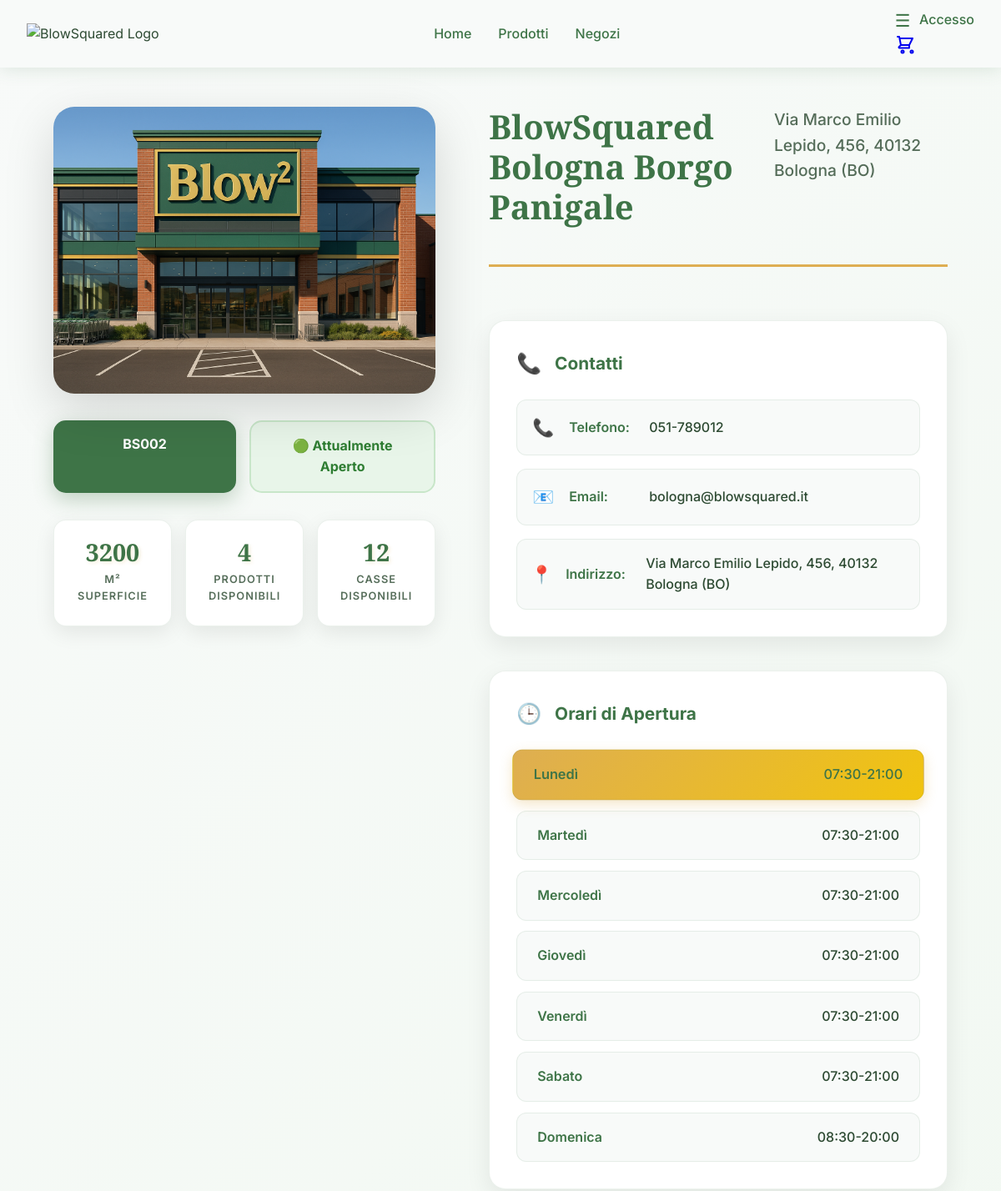
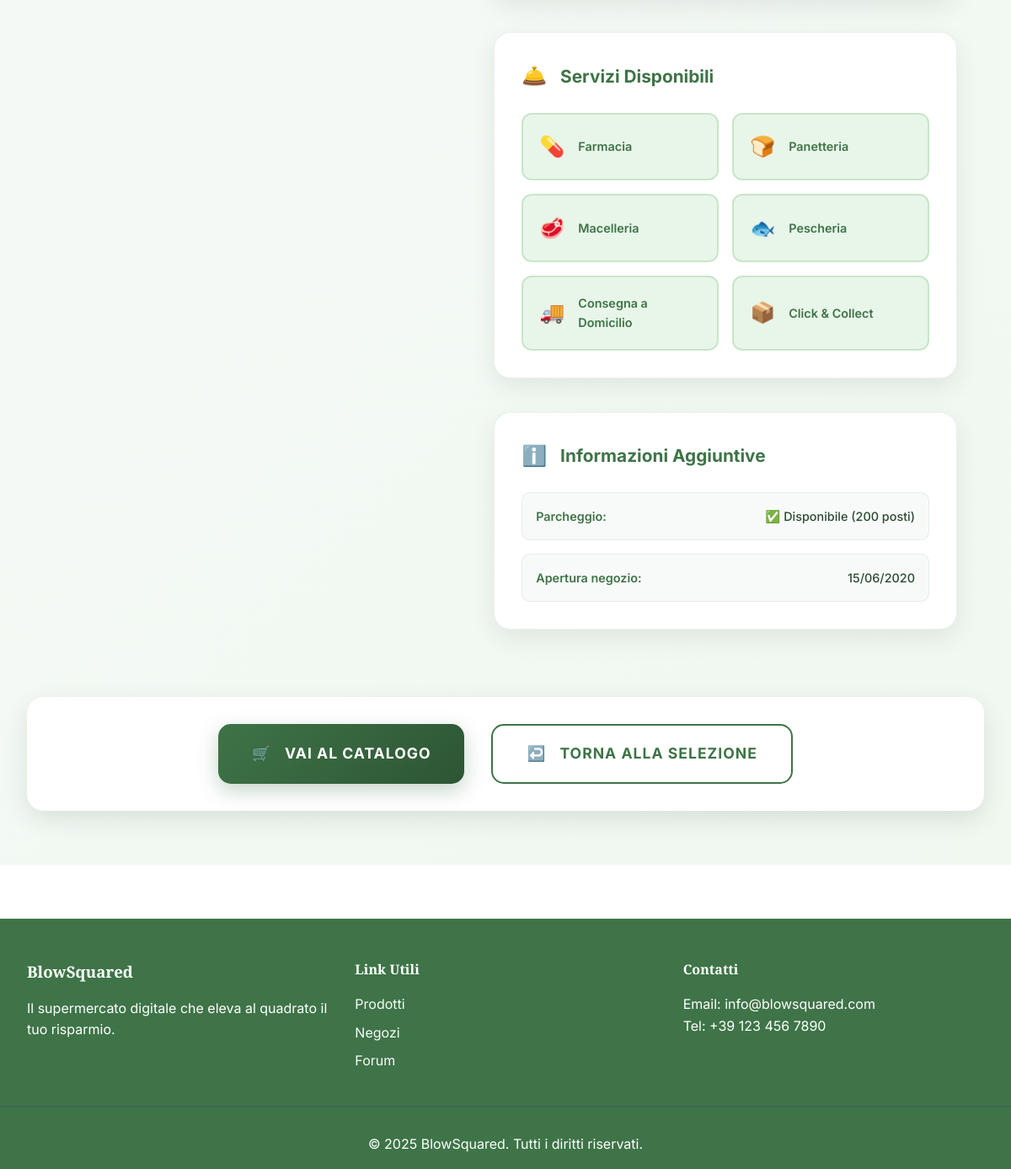
Page /negozi/2/completo/ on the committed database (2 pictures, top to bottom).
### negozi/models.py (models this page shows, shortened)
class Negozio(models.Model):
    nome = models.CharField(
        max_length=100,
        help_text="Nome del punto vendita (es: 'BlowSquared Centro', 'BlowSquared Nord')"
    )
    codice_negozio = models.CharField(
        max_length=10,
        unique=True,
        help_text="Codice identificativo univoco del negozio (es: 'BS001', 'BS002')"
    )
    indirizzo = models.CharField(
        max_length=200,
        help_text="Via e numero civico"
    )
    cap = models.CharField(
        max_length=10,
        help_text="Codice di Avviamento Postale"
    )
    citta = models.CharField(
        max_length=100,
        help_text="Città del negozio"
    )
    provincia = models.CharField(
        max_length=2,
        help_text="Sigla della provincia (es: 'MO', 'BO', 'RE')"
    )
    regione = models.CharField(
        max_length=50,
        help_text="Regione di appartenenza"
    )
    nazione = models.CharField(
        max_length=50,
        default="Italia",
        help_text="Nazione del negozio"
    )
    latitudine = models.DecimalField(
        max_digits=10,
        decimal_places=7,
        validators=[MinValueValidator(Decimal('-90')), MaxValueValidator(Decimal('90'))],
        help_text="Coordinate GPS - Latitudine (es: 44.6471700)"
    )
    longitudine = models.DecimalField(
        max_digits=10,
        decimal_places=7,
        validators=[MinValueValidator(Decimal('-180')), MaxValueValidator(Decimal('180'))],
        help_text="Coordinate GPS - Longitudine (es: 10.9251400)"
    )
    telefono = models.CharField(
        max_length=20,
        blank=True,
        null=True,
        help_text="Numero di telefono del negozio"
    )
    email = models.EmailField(
        blank=True,
        null=True,
        help_text="Email del punto vendita"
    )
    orari_apertura = models.JSONField(
        default=dict,
        blank=True,
        help_text="Orari di apertura per ogni giorno della settimana"
    )
    superficie_mq = models.PositiveIntegerField(
        null=True,
        blank=True,
        help_text="Superficie del negozio in metri quadrati"
    )
    numero_casse = models.PositiveIntegerField(
        default=1,
        help_text="Numero di casse disponibili"
    )
    parcheggio_disponibile = models.BooleanField(
        default=True,
        help_text="Indica se il negozio ha parcheggio"
    )
    posti_parcheggio = models.PositiveIntegerField(
        null=True,
        blank=True,
        help_text="Numero di posti parcheggio disponibili"
    )
    servizio_farmacia = models.BooleanField(
        default=False,
        help_text="Presenza di servizio farmacia"
    )
    servizio_panetteria = models.BooleanField(
        default=False,
        help_text="Presenza di panetteria interna"
    )
    servizio_macelleria = models.BooleanField(
        default=False,
        help_text="Presenza di banco macelleria"
    )
    servizio_pescheria = models.BooleanField(
        default=False,
        help_text="Presenza di banco pescheria"
    )
    servizio_consegna_domicilio = models.BooleanField(
        default=True,
        help_text="Disponibilità servizio consegna a domicilio"
    )
    ritiro_click_collect = models.BooleanField(
        default=True,
        help_text="Disponibilità ritiro ordini online (Click & Collect)"
    )
    direttore_nome = models.CharField(  # RINOMINATO DA 'direttore' A 'direttore_nome'
        max_length=100,
        blank=True,
        null=True,
        help_text="Nome del direttore del punto vendita (legacy field)"
    )
    data_apertura = models.DateField(
        help_text="Data di apertura del negozio"
    )
    attivo = models.BooleanField(
        default=True,
        help_text="Indica se il negozio è attualmente operativo"
    )
    data_creazione = models.DateTimeField(auto_now_add=True)
    data_modifica = models.DateTimeField(auto_now=True)
    class Meta:
        verbose_name = "Negozio"
        verbose_name_plural = "Negozi"
        ordering = ['nome', 'citta']
    @property
    def indirizzo_completo(self):
        return f"{self.indirizzo}, {self.cap} {self.citta} ({self.provincia})"

### negozi/views.py (the view)
# urls.py: path('<int:negozio_id>/completo/', views.dettaglio_completo_negozio, name='dettaglio_completo'),
def dettaglio_completo_negozio(request, negozio_id):
    negozio = get_object_or_404(Negozio, id=negozio_id, attivo=True)
    prodotti_disponibili = DisponibilitaProdotto.objects.filter(
        negozio=negozio,
        quantita_disponibile__gt=0
    ).count()
    orari_formattati = {}
    giorni_settimana = {
        'lunedi': 'Lunedì',
        'martedi': 'Martedì',
        'mercoledi': 'Mercoledì',
        'giovedi': 'Giovedì',
        'venerdi': 'Venerdì',
        'sabato': 'Sabato',
        'domenica': 'Domenica'
    }
    for giorno_key, giorno_nome in giorni_settimana.items():
        orario = negozio.orari_apertura.get(giorno_key, 'Chiuso')
        orari_formattati[giorno_nome] = orario
    import datetime
    oggi_index = datetime.date.today().weekday()
    oggi_nome = list(giorni_settimana.values())[oggi_index]
    context = {
        'negozio': negozio,
        'prodotti_disponibili': prodotti_disponibili,
        'orari_formattati': orari_formattati,
        'oggi': oggi_nome,
    }
    return render(request, 'negozi/dettaglio_completo.html', context)

### negozi/templates/negozi/dettaglio_completo.html (shortened to what this page needs)
{% extends 'base.html' %}
{% load static %}
{% block content %}
<section class="store-detail-hero">
  <div class="store-detail-container">
    <div class="store-detail-layout">
      <div class="store-image-section">
        <div class="store-main-image">
          <img src="/media/negozi/{{ negozio.codice_negozio|lower }}_store.png"
               alt="{{ negozio.nome }}"
               class="store-detail-photo"
               onerror="this.style.display='none'; this.nextElementSibling.style.display='flex';">
        </div>
        <div class="store-badges">
          <div class="store-code-badge">{{ negozio.codice_negozio }}</div>
          <div class="store-status-badge">🟢 Attualmente Aperto</div>
        </div>
        <div class="store-quick-stats">
          <div class="quick-stat">
            <span class="stat-number">{{ negozio.superficie_mq }}</span>
            <span class="stat-label">m² superficie</span>
          </div>
          <div class="quick-stat">
            <span class="stat-number">{{ prodotti_disponibili }}</span>
            <span class="stat-label">prodotti disponibili</span>
          </div>
          <div class="quick-stat">
            <span class="stat-number">{{ negozio.numero_casse }}</span>
            <span class="stat-label">casse disponibili</span>
          </div>
        </div>
      </div>
      <div class="store-info-section">
        <div class="store-header">
          <h1 class="store-title">{{ negozio.nome }}</h1>
          <p class="store-subtitle">{{ negozio.indirizzo_completo }}</p>
        </div>
        <div class="info-block">
          <h3 class="block-title">
            <span class="title-icon">📞</span>
            Contatti
          </h3>
          <div class="contact-list">
            {% if negozio.telefono %}
            <div class="contact-item">
              <span class="contact-icon">📞</span>
              <span class="contact-label">Telefono:</span>
              <a href="tel:{{ negozio.telefono }}" class="contact-value">{{ negozio.telefono }}</a>
            </div>
            {% endif %}
            {% if negozio.email %}
            <div class="contact-item">
              <span class="contact-icon">📧</span>
              <span class="contact-label">Email:</span>
              <a href="mailto:{{ negozio.email }}" class="contact-value">{{ negozio.email }}</a>
            </div>
            {% endif %}
            <div class="contact-item">
              <span class="contact-icon">📍</span>
              <span class="contact-label">Indirizzo:</span>
              <span class="contact-value">{{ negozio.indirizzo_completo }}</span>
            </div>
          </div>
        </div>
        <div class="info-block">
          <h3 class="block-title">
            <span class="title-icon">🕒</span>
            Orari di Apertura
          </h3>
          <div class="hours-list">
            {% for giorno, orario in orari_formattati.items %}
            <div class="hours-item {% if giorno == oggi %}today{% endif %}">
              <span class="day-name">{{ giorno }}</span>
              <span class="day-hours">{{ orario }}</span>
            </div>
            {% endfor %}
          </div>
        </div>
        <div class="info-block">
          <h3 class="block-title">
            <span class="title-icon">🛎️</span>
            Servizi Disponibili
          </h3>
          <div class="services-grid">
            {% if negozio.servizio_farmacia %}
            <div class="service-item available">
              <span class="service-icon">💊</span>
              <span class="service-name">Farmacia</span>
            </div>
            {% endif %}
            {% if negozio.servizio_panetteria %}
            <div class="service-item available">
              <span class="service-icon">🍞</span>
              <span class="service-name">Panetteria</span>
            </div>
            {% endif %}
            {% if negozio.servizio_macelleria %}
            <div class="service-item available">
              <span class="service-icon">🥩</span>
              <span class="service-name">Macelleria</span>
            </div>
            {% endif %}
            {% if negozio.servizio_pescheria %}
            <div class="service-item available">
              <span class="service-icon">🐟</span>
              <span class="service-name">Pescheria</span>
            </div>
            {% endif %}
            {% if negozio.servizio_consegna_domicilio %}
            <div class="service-item available">
              <span class="service-icon">🚚</span>
              <span class="service-name">Consegna a Domicilio</span>
            </div>
            {% endif %}
            {% if negozio.ritiro_click_collect %}
            <div class="service-item available">
              <span class="service-icon">📦</span>
              <span class="service-name">Click & Collect</span>
            </div>
            {% endif %}
          </div>
        </div>
        <div class="info-block">
          <h3 class="block-title">
            <span class="title-icon">ℹ️</span>
            Informazioni Aggiuntive
          </h3>
          <div class="additional-info">
            <div class="info-row">
              <span class="info-label">Parcheggio:</span>
              <span class="info-value">
                {% if negozio.parcheggio_disponibile %}
                  ✅ Disponibile ({{ negozio.posti_parcheggio }} posti)
                {% else %}
                  ❌ Non disponibile
                {% endif %}
              </span>
            </div>
            <div class="info-row">
              <span class="info-label">Apertura negozio:</span>
              <span class="info-value">{{ negozio.data_apertura|date:"d/m/Y" }}</span>
            </div>
          </div>
        </div>
      </div>
    </div>
    <div class="store-actions">
      <a href="{% url 'negozi:seleziona_preferito' negozio.id %}" class="btn-primary catalog-btn">
        <span class="btn-icon">🛒</span>
        Vai al Catalogo
      </a>
      <a href="{% url 'negozi:seleziona_negozio' %}" class="btn-secondary back-btn">
        <span class="btn-icon">↩️</span>
        Torna alla Selezione
      </a>
    </div>
  </div>
</section>
{% endblock %}
{% block extra_css %}
<link rel="stylesheet" href="{% static 'css/negozi.css' %}">
<link rel="stylesheet" href="{% static 'css/store-detail.css' %}">
{% endblock %}

### static/css/style.css (style rules this page uses)
:root { --primary-color: rgb(62, 116, 71); --secondary-color: rgb(222, 174, 82); --accent-color: rgb(45, 85, 52); --light-color: #f8faf9; --dark-color: #2d4a32; --font-primary: 'Playfair Display', serif; --font-secondary: 'Inter', sans-serif; }
* { margin: 0; padding: 0; box-sizing: border-box; }
body { font-family: var(--font-secondary); line-height: 1.6; color: var(--dark-color); }

### static/css/home.css (style rules this page uses)
.stat-number { font-family: var(--font-primary); font-size: 3rem; font-weight: 900; color: var(--secondary-color); margin-bottom: 0.5rem; text-shadow: 2px 2px 4px rgba(222, 174, 82, 0.2); transition: all 0.3s ease; display: block; }
.stat-label { color: var(--primary-color); font-weight: 600; text-transform: uppercase; letter-spacing: 1px; font-size: 0.9rem; transition: color 0.3s ease; display: block; }

### static/css/negozi.css (style rules this page uses)
.store-header { display: flex; justify-content: space-between; align-items: flex-start; margin-bottom: 1.5rem; }
.store-actions { display: flex; gap: 1rem; }
.store-detail-layout { display: grid; grid-template-columns: 1fr 1.5fr; gap: 3rem; padding: 2rem; }
.store-image-section { display: flex; flex-direction: column; gap: 1.5rem; }
.store-main-image { position: relative; border-radius: 20px; overflow: hidden; aspect-ratio: 4/3; background: linear-gradient(135deg, var(--light-color) 0%, #e8f5e8 100%); }
.store-code-badge, .store-status-badge { padding: 0.8rem 1.5rem; border-radius: 15px; font-weight: 700; text-align: center; flex: 1; }
.store-code-badge { background: var(--primary-color); color: white; font-size: 1.1rem; }
.store-status-badge { background: #e8f5e9; color: #2e7d32; font-size: 0.95rem; }
.store-info-section { display: flex; flex-direction: column; gap: 2rem; }
.info-block { background: var(--light-color); border-radius: 15px; padding: 1.5rem; border: 1px solid rgba(62, 116, 71, 0.1); }
.info-row { display: flex; justify-content: space-between; align-items: center; padding: 0.8rem; background: white; border-radius: 10px; border: 1px solid rgba(62, 116, 71, 0.1); }
.info-label { font-weight: 600; color: var(--primary-color); font-size: 0.9rem; }
.info-value { font-weight: 500; color: var(--dark-color); font-size: 0.9rem; text-align: right; max-width: 60%; }
.stat-number { font-family: var(--font-primary); font-size: 1.8rem; font-weight: 900; color: var(--primary-color); display: block; line-height: 1; }
.stat-label { font-size: 0.8rem; color: var(--dark-color); opacity: 0.8; text-transform: uppercase; letter-spacing: 1px; margin-top: 0.5rem; display: block; }
.service-name { font-weight: 600; color: var(--primary-color); font-size: 0.9rem; }

### rows in the picture
Negozio: codice_negozio "BS002", superficie_mq "3200", numero_casse "12", nome "BlowSquared Bologna Borgo Panigale", indirizzo_completo "Via Marco Emilio Lepido, 456, 40132 Bologna (BO)", telefono "051-789012", email "bologna@blowsquared.it", posti_parcheggio "200", data_apertura "15/06/2020"

### other values in the picture
{{ prodotti_disponibili }} "4"
{{ giorno }} "Lunedì" "Martedì" "Mercoledì" "Giovedì" "Venerdì" "Sabato" "Domenica"
{{ orario }} "07:30-21:00" "07:30-21:00" "07:30-21:00" "07:30-21:00" "07:30-21:00" "07:30-21:00" "08:30-20:00"
